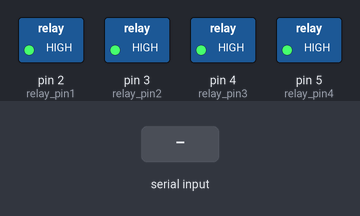
A sketch run on a simulated Arduino Mega 2560, built with avr-gcc and run on an emulated ATmega2560. On the bench: switched loads named in the sketch (green lamp = pin HIGH). The inputs (shaded band) are chosen by the test bench. What the sketch prints to the serial monitor is not drawn.

Above: at 1.2 s.
1.3 s: "B" received over the second serial link
At 2.2 s:
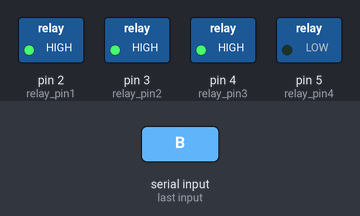
2.8 s: "R" received over the second serial link
At 3.3 s:
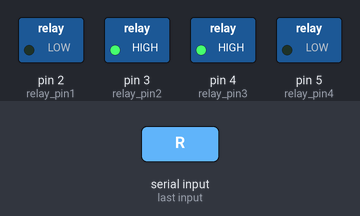
4.3 s: "L" received over the second serial link
At 5.5 s:
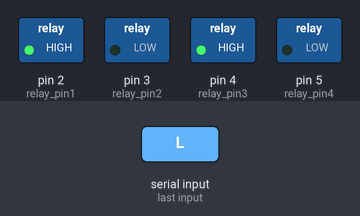
5.8 s: "F" received over the second serial link
At 6.8 s:
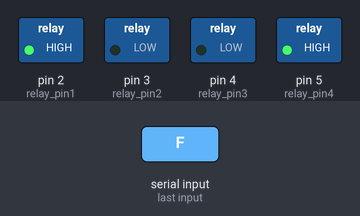
7.3 s: "I" received over the second serial link
At 7.9 s:
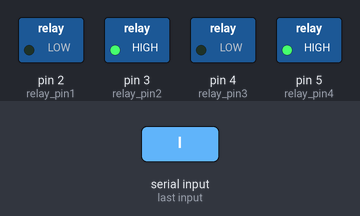
8.8 s: "G" received over the second serial link
At 9.1 s:
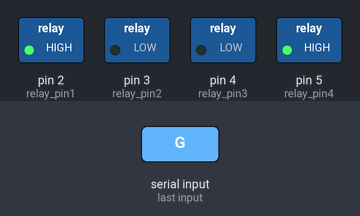
Timing chart, 0 to 11.3 s (numbered marks = the images above; inputs shaded):
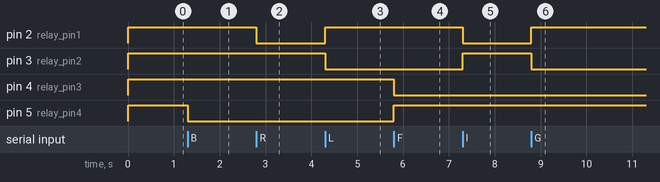

The sketch:

robot_manuel.ino
```cpp
int relay_pin1 = 2;
int relay_pin2 = 3;
int relay_pin3 = 4;
int relay_pin4 = 5;

void setup() {
 Serial.begin(9600);
 Serial1.begin(9600);
 pinMode(relay_pin1,OUTPUT);
 pinMode(relay_pin2,OUTPUT);
 pinMode(relay_pin3,OUTPUT);
 pinMode(relay_pin4,OUTPUT);
 digitalWrite(relay_pin1,HIGH);
 digitalWrite(relay_pin2,HIGH);
 digitalWrite(relay_pin3,HIGH);
 digitalWrite(relay_pin4,HIGH);


}

void loop() {
  while(Serial1.available())
  {
    char t = Serial1.read();
    switch (t){
    case 'F':
    digitalWrite(relay_pin3,LOW);
    digitalWrite(relay_pin4,HIGH);
    break;
    case 'B':
    digitalWrite(relay_pin3,HIGH);
    digitalWrite(relay_pin4,LOW);
    Serial.print(t);
    break;
    case 'G':
     digitalWrite(relay_pin3,LOW);
    digitalWrite(relay_pin4,HIGH);
    digitalWrite(relay_pin1,HIGH);
    digitalWrite(relay_pin2,LOW);
    break;
    case 'I':
    digitalWrite(relay_pin3,LOW);
    digitalWrite(relay_pin4,HIGH);
    digitalWrite(relay_pin1,LOW);
    digitalWrite(relay_pin2,HIGH);
    break;

    case 'R':
    digitalWrite(relay_pin1,LOW);
    digitalWrite(relay_pin2,HIGH);
    Serial.print(t);
    break;
    case 'L':
    digitalWrite(relay_pin1,HIGH);
    digitalWrite(relay_pin2,LOW);
    Serial.print(t);
    break;
    case 'S':
    digitalWrite(relay_pin1,HIGH);
 digitalWrite(relay_pin2,HIGH);
 digitalWrite(relay_pin3,HIGH);
 digitalWrite(relay_pin4,HIGH);

    }

  }

}
```

Measured:
- after the input at 1.3 s, pin 5 (relay_pin4): HIGH → LOW at once
- after the input at 2.8 s, pin 2 (relay_pin1): HIGH → LOW at once
- after the input at 4.3 s, pin 2 (relay_pin1): LOW → HIGH at once; pin 3 (relay_pin2): HIGH → LOW at once
- after the input at 5.8 s, pin 4 (relay_pin3): HIGH → LOW at once; pin 5 (relay_pin4): LOW → HIGH at once
- after the input at 7.3 s, pin 2 (relay_pin1): HIGH → LOW at once; pin 3 (relay_pin2): LOW → HIGH at once
- after the input at 8.8 s, pin 2 (relay_pin1): LOW → HIGH at once; pin 3 (relay_pin2): HIGH → LOW at once
